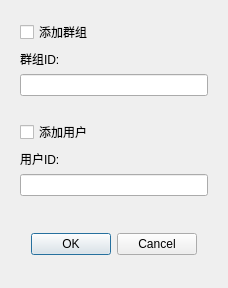
<?xml version="1.0" encoding="UTF-8"?>
<ui version="4.0">
 <class>AddRelationsDialog</class>
 <widget class="QDialog" name="AddRelationsDialog">
  <property name="geometry">
   <rect>
    <x>0</x>
    <y>0</y>
    <width>228</width>
    <height>288</height>
   </rect>
  </property>
  <property name="windowTitle">
   <string>Dialog</string>
  </property>
  <layout class="QVBoxLayout" name="verticalLayout_4">
   <item>
    <widget class="QWidget" name="widget_2" native="true">
     <layout class="QVBoxLayout" name="verticalLayout_3">
      <item>
       <widget class="QCheckBox" name="chooseGroupAdd">
        <property name="text">
         <string>添加群组</string>
        </property>
        <property name="checkable">
         <bool>true</bool>
        </property>
       </widget>
      </item>
      <item>
       <widget class="QLabel" name="gidLabel">
        <property name="text">
         <string>群组ID:</string>
        </property>
       </widget>
      </item>
      <item>
       <widget class="QLineEdit" name="gid"/>
      </item>
     </layout>
    </widget>
   </item>
   <item>
    <widget class="QWidget" name="widget_4" native="true">
     <layout class="QVBoxLayout" name="verticalLayout">
      <property name="spacing">
       <number>0</number>
      </property>
      <property name="leftMargin">
       <number>0</number>
      </property>
      <property name="topMargin">
       <number>0</number>
      </property>
      <property name="rightMargin">
       <number>0</number>
      </property>
      <property name="bottomMargin">
       <number>0</number>
      </property>
      <item>
       <widget class="QWidget" name="widget" native="true">
        <layout class="QVBoxLayout" name="verticalLayout_2">
         <item>
          <widget class="QCheckBox" name="chooseUserAdd">
           <property name="text">
            <string>添加用户</string>
           </property>
          </widget>
         </item>
         <item>
          <widget class="QLabel" name="uidLabel">
           <property name="text">
            <string>用户ID:</string>
           </property>
          </widget>
         </item>
         <item>
          <widget class="QLineEdit" name="uid"/>
         </item>
        </layout>
       </widget>
      </item>
     </layout>
    </widget>
   </item>
   <item>
    <widget class="QWidget" name="widget_3" native="true">
     <layout class="QHBoxLayout" name="horizontalLayout">
      <item>
       <spacer name="horizontalSpacer_2">
        <property name="orientation">
         <enum>Qt::Horizontal</enum>
        </property>
        <property name="sizeHint" stdset="0">
         <size>
          <width>4</width>
          <height>20</height>
         </size>
        </property>
       </spacer>
      </item>
      <item>
       <widget class="QDialogButtonBox" name="isSubmit">
        <property name="standardButtons">
         <set>QDialogButtonBox::Cancel|QDialogButtonBox::Ok</set>
        </property>
       </widget>
      </item>
      <item>
       <spacer name="horizontalSpacer">
        <property name="orientation">
         <enum>Qt::Horizontal</enum>
        </property>
        <property name="sizeHint" stdset="0">
         <size>
          <width>4</width>
          <height>20</height>
         </size>
        </property>
       </spacer>
      </item>
     </layout>
    </widget>
   </item>
  </layout>
 </widget>
 <resources/>
 <connections/>
</ui>
